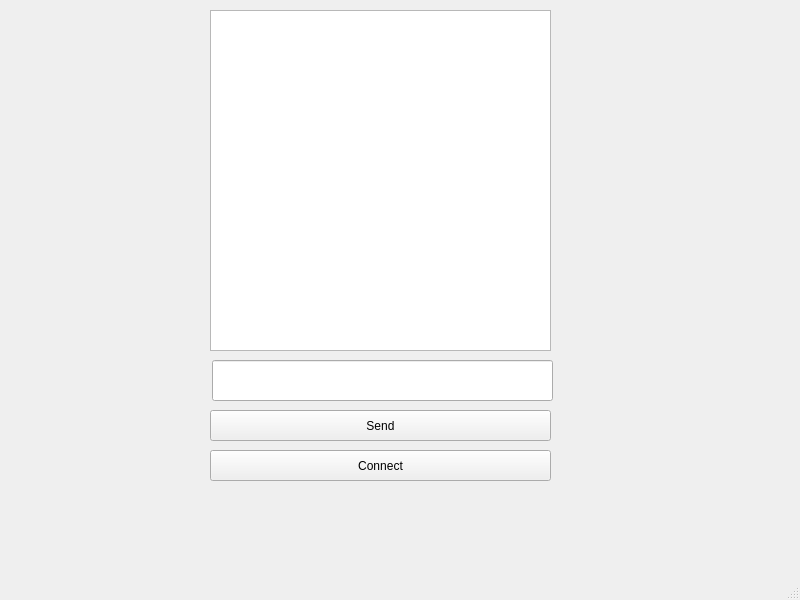
<?xml version="1.0" encoding="UTF-8"?>
<ui version="4.0">
 <class>MainWindow</class>
 <widget class="QMainWindow" name="MainWindow">
  <property name="geometry">
   <rect>
    <x>0</x>
    <y>0</y>
    <width>800</width>
    <height>600</height>
   </rect>
  </property>
  <property name="windowTitle">
   <string>MainWindow</string>
  </property>
  <widget class="QWidget" name="centralwidget">
   <widget class="QTextEdit" name="chatArea">
    <property name="geometry">
     <rect>
      <x>210</x>
      <y>10</y>
      <width>341</width>
      <height>341</height>
     </rect>
    </property>
   </widget>
   <widget class="QLineEdit" name="inputField">
    <property name="geometry">
     <rect>
      <x>212</x>
      <y>360</y>
      <width>341</width>
      <height>41</height>
     </rect>
    </property>
   </widget>
   <widget class="QPushButton" name="sendButton">
    <property name="geometry">
     <rect>
      <x>210</x>
      <y>410</y>
      <width>341</width>
      <height>31</height>
     </rect>
    </property>
    <property name="text">
     <string>Send</string>
    </property>
   </widget>
   <widget class="QPushButton" name="connectButton">
    <property name="geometry">
     <rect>
      <x>210</x>
      <y>450</y>
      <width>341</width>
      <height>31</height>
     </rect>
    </property>
    <property name="text">
     <string>Connect</string>
    </property>
   </widget>
  </widget>
  <widget class="QMenuBar" name="menubar">
   <property name="geometry">
    <rect>
     <x>0</x>
     <y>0</y>
     <width>800</width>
     <height>22</height>
    </rect>
   </property>
  </widget>
  <widget class="QStatusBar" name="statusbar"/>
 </widget>
 <resources/>
 <connections/>
</ui>
